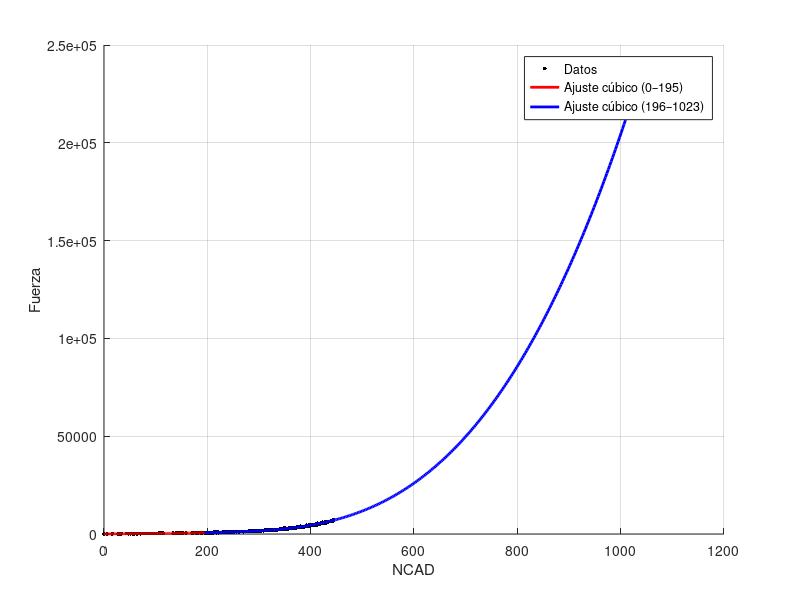

MATLAB code to generate this figure:
%% =====================================================
%% ESTE SCRIPT SE USA PARA CALCULAR LOS COEFICIENTES DEL
%% POLINOMIO DE TERCER GRADO QUE MODELA LA RELACIÓN
%% ENTRE LA FUERZA APLICADA Y EL NÚMERO NCAD QUE PRODUCE
%% EL CONVERTIDOR DE ANALÓGICO  DIGITAL PARA EL SENSOR
%% QUE MIDE LA FUERZA DEL DEDO ÍNDICE.
%% 
%% SE CALCULAN TAMBIÉN:
%%    - COEFICIENTE DE DETERMINACIÓN R2
%%    - DESVIACIÓN STANDAR
%%    - MAE
%%    - MAPE
%% =====================================================



clc;
clear all;
close all;

%% =====================================================
% 1. DATOS EXPERIMENTALES   NCAD, Fa
%% =====================================================
data = [
0 0;
6 38;
16 88;
27 86;
29 108;
30 127;
33 128;
33 108;
44 191;
47 186;
48 176;
52 186;
55 189;
56 180;
59 183;
63 189;
65 183;
70 183;
72 198;
72 198;
76 233;
76 233;
76 222;
80 294;
80 294;
82 290;
84 268;
88 268;
89 280;
96 288;
98 288;
100 289;
100 289;
106 348;
108 348;
108 287;
110 358;
112 378;
115 349;
115 349;
115 348;
134 399;
138 381;
138 383;
138 383;
141 389;
144 389;
144 389;
144 489;
145 488;
147 484;
148 484;
148 460;
153 459;
159 508;
170 482;
171 588;
172 598;
172 588;
173 516;
179 536;
179 593;
182 531;
182 533;
187 589;
188 588;
188 585;
190 683;
194 698;
195 588;
195 588;
198 698;
199 588;
203 688;
203 683;
203 681;
203 762;
204 599;
204 638;
205 739;
206 658;
208 680;
211 658;
211 788;
211 723;
212 799;
213 849;
213 849;
215 883;
217 791;
218 675;
218 823;
218 823;
219 782;
219 782;
219 788;
219 899;
220 886;
221 699;
221 869;
225 828;
227 739;
229 888;
229 888;
231 889;
232 958;
232 922;
234 992;
234 984;
234 1129;
235 838;
235 888;
235 888;
236 975;
236 984;
236 988;
237 899;
238 999;
238 1088;
239 1006;
241 978;
242 1038;
242 1128;
244 993;
244 993;
244 1054;
248 999;
248 999;
252 1098;
252 1098;
257 1183;
257 1193;
261 1090;
261 1098;
265 1238;
269 1288;
270 1138;
272 1228;
273 1269;
273 1283;
275 1288;
276 1284;
277 1338;
278 1308;
280 1389;
280 1438;
281 1338;
282 1362;
284 1488;
284 1428;
285 1493;
287 1488;
289 1519;
289 1519;
292 1519;
292 1519;
292 1598;
292 1728;
293 1694;
294 1688;
294 1698;
296 1549;
296 1549;
299 1602;
300 1602;
300 1748;
301 1699;
302 1658;
302 1658;
304 1678;
304 1698;
305 1711;
306 1742;
307 1796;
308 1798;
308 1718;
308 1748;
310 1796;
311 1888;
311 1888;
312 1882;
312 2281;
315 1988;
316 2008;
317 1988;
320 1889;
321 2000;
321 2000;
321 2018;
321 2124;
322 1988;
322 1988;
324 2014;
324 2008;
324 2078;
324 2028;
324 2008;
325 2018;
325 2018;
327 2021;
327 2021;
327 2288;
328 2038;
330 2034;
333 2186;
334 2098;
334 2038;
340 2288;
341 2288;
341 2688;
343 2288;
343 2589;
344 2842;
345 2388;
346 2687;
347 2699;
348 2988;
348 2698;
350 2570;
350 2980;
350 2678;
352 2598;
353 2777;
354 2783;
355 2698;
356 2838;
357 2698;
357 2859;
358 2888;
358 2896;
359 2898;
359 3206;
363 3189;
365 3088;
366 3280;
369 3188;
370 3283;
371 3299;
371 3309;
372 3088;
372 3289;
372 3289;
373 3389;
374 3590;
375 3280;
376 3591;
377 3388;
377 3698;
380 3980;
380 3980;
380 3689;
380 3898;
383 3690;
387 3688;
387 3898;
388 3898;
391 3800;
391 3804;
392 4291;
392 4483;
396 4080;
396 4099;
397 4588;
399 4083;
399 4239;
399 4352;
399 4489;
400 4584;
400 4494;
400 4693;
401 4458;
401 4782;
402 4463;
403 4508;
403 4782;
404 4828;
405 4702;
408 4568;
409 4892;
412 4694;
412 5009;
412 5288;
412 5379;
413 5108;
413 5448;
414 5370;
418 5288;
420 5698;
421 5449;
422 5878;
423 5809;
423 5939;
423 5949;
424 5688;
424 5749;
425 5588;
426 5748;
427 5778;
428 5810;
428 5480;
428 5950;
428 5944;
428 6088;
429 6288;
429 6343;
432 6386;
434 6188;
439 6588;
443 6589;
444 7188
];

NCAD = data(:,1);
F    = data(:,2);

%% =====================================================
% 2. SEPARACIÓN DE RANGOS
%% =====================================================
idx1 = (NCAD <= 195);
idx2 = (NCAD >= 196);

NCAD1 = NCAD(idx1);  F1 = F(idx1);
NCAD2 = NCAD(idx2);  F2 = F(idx2);

%% =====================================================
% 3. AJUSTE POLINOMIAL CÚBICO
%% =====================================================
p1 = polyfit(NCAD1, F1, 3);
p2 = polyfit(NCAD2, F2, 3);

F1_hat = polyval(p1, NCAD1);
F2_hat = polyval(p2, NCAD2);

%% =====================================================
% 4. MÉTRICAS DE ERROR (SIN DIVISIÓN ENTRE CERO)
%% =====================================================
calc_metrics = @(F, Fh) struct( ...
    'R2', 1 - sum((F-Fh).^2)/sum((F-mean(F)).^2), ...
    'STD', std(F-Fh), ...
    'MAE', mean(abs(F-Fh)), ...
    'MAPE', mean(abs((F(F~=0)-Fh(F~=0))./F(F~=0)))*100, ...
    'MaxRelErr', max(abs((F(F~=0)-Fh(F~=0))./F(F~=0)))*100 ...
);

M1 = calc_metrics(F1, F1_hat);
M2 = calc_metrics(F2, F2_hat);

%% =====================================================
% 5. RESULTADOS
%% =====================================================
disp('===== 0 ≤ NCAD ≤ 195 =====');
disp('Polinomio cúbico:'); disp(p1);
disp(M1);

disp('===== 196 ≤ NCAD ≤ 1023 =====');
disp('Polinomio cúbico:'); disp(p2);
disp(M2);

%% =====================================================
% 6. GRÁFICA
%% =====================================================
figure;
scatter(NCAD, F, 8, 'k', 'filled'); hold on;
x1 = linspace(0,195,300);
x2 = linspace(196,1023,300);
plot(x1, polyval(p1,x1),'r','LineWidth',2);
plot(x2, polyval(p2,x2),'b','LineWidth',2);
xlabel('NCAD');
ylabel('Fuerza');
grid on;
legend('Datos','Ajuste cúbico (0–195)','Ajuste cúbico (196–1023)');
